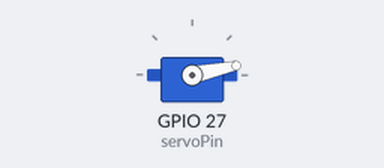
Bench run of a sketch on a simulated ESP32. On the bench: servo.

Above: at 0.15 s.
At 0.75 s:
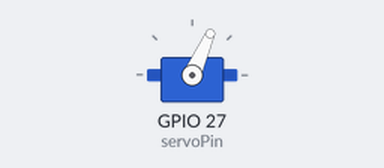
At 1.35 s:
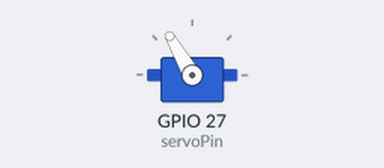
At 2.0 s:
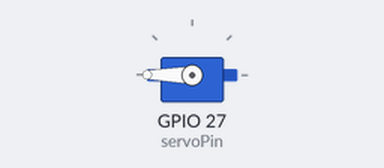
Timing chart, 0 to 3.5 s (numbered marks = the images above):
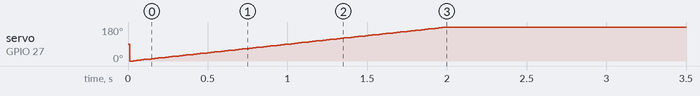

The sketch:

220524_servo2.ino
```cpp
#include <ESP32_Servo.h>

static const int servoPin = 27;

Servo servo1;

int pos = 0;

unsigned long curTimeMs = 0;

void setup() {
    Serial.begin(115200);
    servo1.attach(servoPin);
    curTimeMs = millis();
}

void loop() {
if(curTimeMs + 10 < millis()){
        servo1.write(pos);
        if(pos<180){
        pos++;
        }
       curTimeMs = millis();
    }
  }
```
